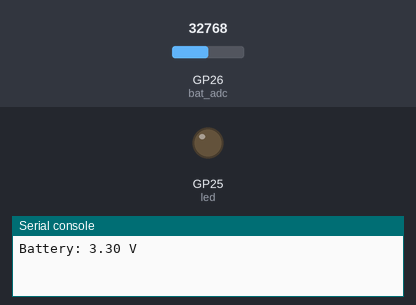
The program below on a simulated Raspberry Pi Pico running MicroPython. Parts: output pins drawn as LEDs (lit = HIGH), the last lines printed to the serial console. The inputs (shaded band) are chosen by the test bench; at power-on: GP26 (bat_adc) = 32768 (analog values on the 0–65535 scale).

Above: at 1.2 s.
1.3 s: GP26 (bat_adc) set to 31904
At 3.2 s:
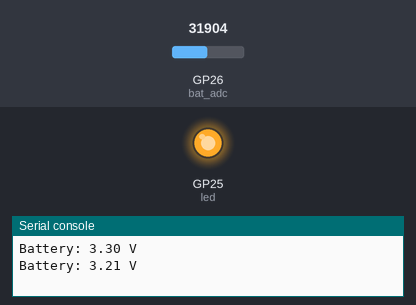
6.1 s: GP26 (bat_adc) set to 45874
At 6.8 s:
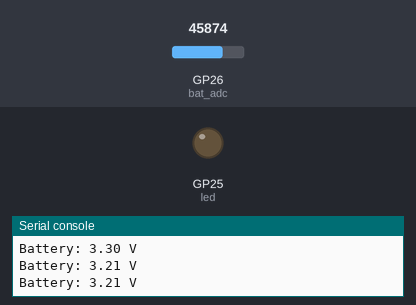
8.8 s: GP26 (bat_adc) set to 32767
At 9.8 s:
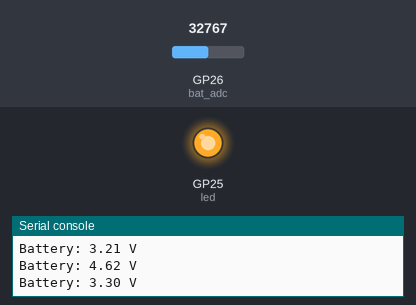
13.0 s: GP26 (bat_adc) set to 57670
At 13.9 s:
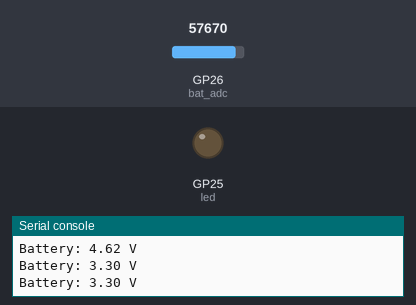
Timing chart, 0 to 16.0 s (numbered marks = the images above; inputs shaded):
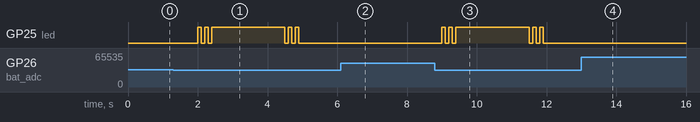

Measured:
- the behaviour switches between 32768 and 32752 on GP26 (bat_adc) (found by bisection; images 0 and 1)
- after the input at 1.3 s, GP25 (led): LOW → HIGH after 0.70 s, → LOW 0.10 s later, → HIGH 0.10 s later, → LOW 0.10 s later, … (10 changes in this stretch)
- after the input at 6.1 s, GP25 (led): stops changing and stays LOW
- after the input at 8.8 s, GP25 (led): LOW → HIGH after 0.20 s, → LOW 0.10 s later, → HIGH 0.10 s later, → LOW 0.10 s later, … (10 changes in this stretch)
- after the input at 13.0 s, GP25 (led): stops changing and stays LOW

The program:

example.py
```python
# Runs on a Raspberry Pi Pico under MicroPython to read the battery via ADC, print the measured voltage, and flash the onboard LED quickly when the battery drops below a set threshold.
#
# Buy this module: https://shillehtek.com/products/cn3791-6v-mppt-solar-charger-module
# Full manual: https://shillehtek.com/blogs/shillehtek-product-manuals/cn3791-6v-mppt-solar-charger-module-manual
# More examples: https://github.com/shillehbean/shillehtek-examples
#

# CN3791 + Raspberry Pi Pico - MicroPython
# Wire BAT through 100k/100k divider to GP26 (ADC0).

from machine import ADC, Pin
import time

bat_adc = ADC(Pin(26))
led = Pin(25, Pin.OUT)

VREF = 3.3
DIVIDER_RATIO = 2.0
LOW_BAT = 3.3

def read_battery():
    # 16-bit ADC on Pico
    raw = bat_adc.read_u16()
    v_pin = (raw / 65535) * VREF
    return v_pin * DIVIDER_RATIO

while True:
    v = read_battery()
    print("Battery: {:.2f} V".format(v))

    if v < LOW_BAT:
        for _ in range(5):
            led.toggle()
            time.sleep(0.1)
    else:
        led.value(0)

    time.sleep(2)
```
